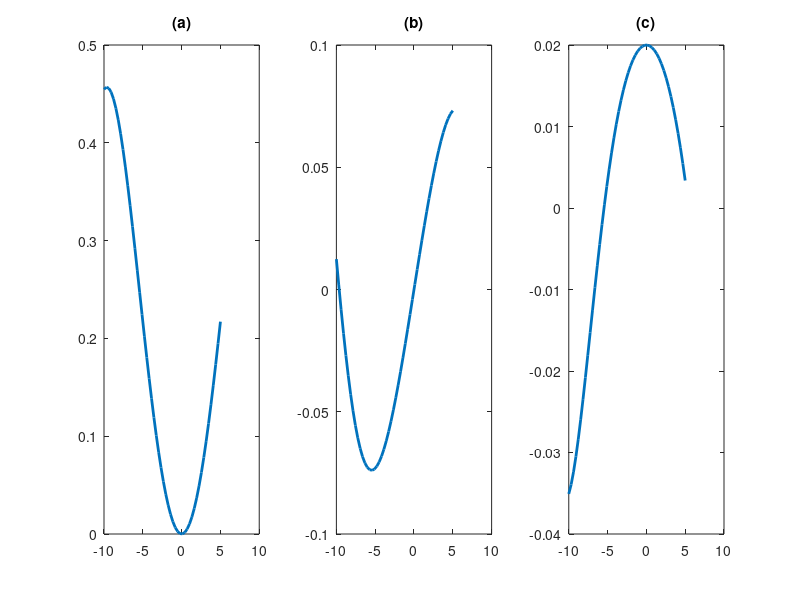

This chart was generated by the following MATLAB code: (Note: this script raises an error after producing the figure.)
%% Plot algebraic expressions

% Algebraic expressions of first and second partial derivatives in x

x = linspace(-10,5,50);
x0 = x;

figID = figure(30001);

ux = sin((x./10).^2).*cos(x./10);  % x-component of u(x,y)

dxu = 2/100.*x.*cos((x./10).^2).*cos(x./10) ... % first parital derivative
      - 1/10*sin((x./10).^2).*sin(x./10);

dxxu = 2/100*cos((x./10).^2).*cos(x./10) ... % second partial derivative
       - (2/100.*x).^2.*sin((x./10).^2).*cos(x./10) ...
       - 1/250*cos((x./10).^2).*x.*sin(x./10) ...
       - 1/100*sin((x./10).^2).*cos(x./10);

subplot(1,3,1); plot(x,ux,'linewidth',2); title('(a)');   
subplot(1,3,2); plot(x,dxu,'linewidth',2); title('(b)');
subplot(1,3,3); plot(x,dxxu,'linewidth',2); title('(c)');


% 
% set(figID,'Units','centimeters');
% pos = get(figID,'Position');
% set(figID,'PaperPositionMode','Auto','PaperUnits','centimeters',...
%     'PaperSize',[pos(3), pos(4)])
% 
% print(figID,'algebraicDeriv1','-dpdf')
% close(figID)


%% Load and plot data from bin files

fid = fopen('task1.bin','r');
c = fread(fid,'double');
fclose(fid);

x = c(1:length(c)/2);
y = c(length(c)/2+1:end);

%figure(101)
%plot(x,y,'.')
%axis([-12 7 -1 4])


fid = fopen('task3-4.bin','r');
u = fread(fid,'double');
fclose(fid);
A = vec2mat(u,50);
%figure(102)
%imagesc(A)
figure(103)
X = vec2mat(x,20)';
Y = vec2mat(y,20)';
Y(end:-1:1) = Y;
surf(X,Y,A)
figure(104)
plot(X(end-5,:),A(end-5,:))


%% Compare algebraic expressions and C++ result

figID = figure(105); 

algeb = dxxu;  %  choose dxu for 1st deriv and dxxu for 2nd

hold on
yyaxis left
plot(x0,squeeze(A(end-5,:)),'g','linewidth',4)
plot(x0,algeb,'r','linewidth',2)
ax = gca;
ax.YColor = [1.0 0.0 0.0];
axis([-10.3 5.3 -0.04 0.023]) % for dxxu
%xlim([-10.5 5.5])
  % Choose ylabel depending on 1st or 2nd deriv
%ylabel('$\frac{\partial}{ \partial x} u(x,y)$','Interpreter','latex','FontSize',14)
ylabel('$\Delta u(x,y)$','Interpreter','latex','FontSize',14)
yyaxis right

erd =(algeb-squeeze(A(end-1,:)));
ern = (algeb+squeeze(A(end-1,:)));
plot(x0,abs( erd ),'b','linewidth',2);
ax = gca;
ax.YColor = [0.0 0.0 1.0];
%ylim([-0.1e-4 2.5e-4])% for dxu
ylim([-0.1e-4 5e-4]) % for dxxu
ylabel('error','FontSize',14)



set(figID,'Units','centimeters');
pos = get(figID,'Position');
set(figID,'PaperPositionMode','Auto','PaperUnits','centimeters',...
    'PaperSize',[pos(3), pos(4)])

print(figID,'comparison-xx','-dpdf')
close(figID)
